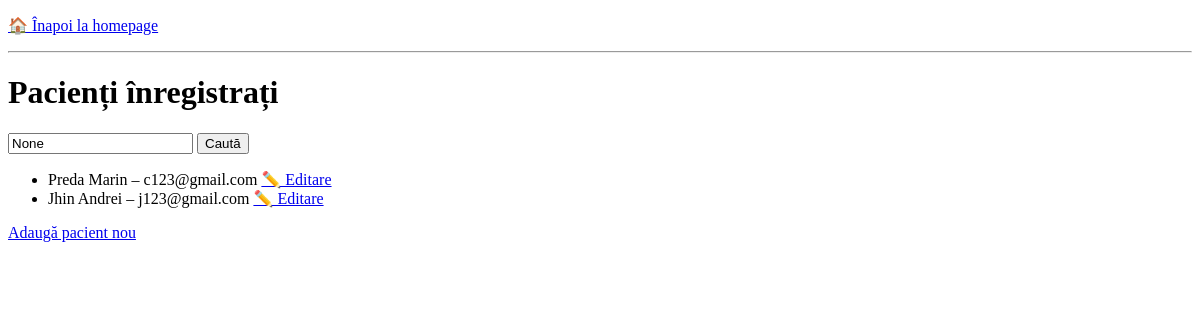
The page /pacienti/lista/ on the database as committed earlier.
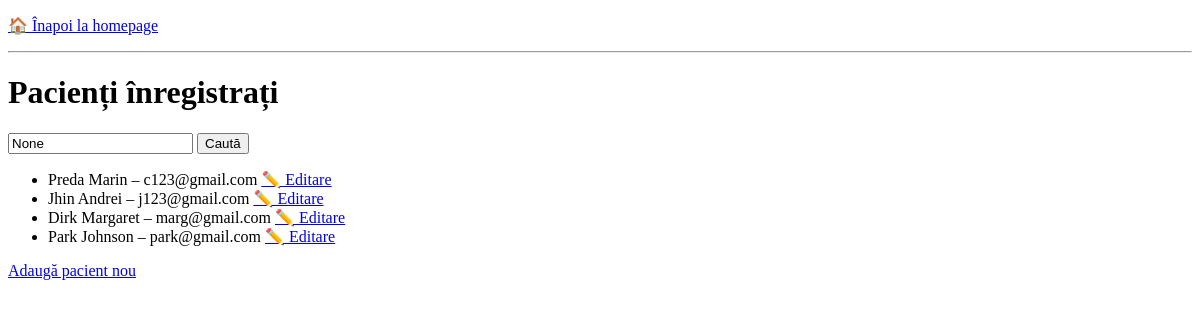
The same page on the database as committed later.
### pacienti/models.py (models this page shows, shortened)
class Pacient(models.Model):
    SEX_OPTIUNI = [('M', 'Masculin'), ('F', 'Feminin')]
    nume = models.CharField(max_length=100)
    prenume = models.CharField(max_length=100)
    data_nasterii = models.DateField()
    sex = models.CharField(max_length=1, choices=SEX_OPTIUNI)
    email = models.EmailField(blank=True, null=True)
    telefon = models.CharField(max_length=20, blank=True, null=True)
    class Meta:
        verbose_name = "Pacient"
        verbose_name_plural = "Pacienți"

### pacienti/views.py (the view)
# urls.py: path('lista/', views.lista_pacienti, name='lista_pacienti'),
def lista_pacienti(request):
    query = request.GET.get('q')
    if query:
        pacienti = Pacient.objects.filter(
            models.Q(nume__icontains=query) | models.Q(prenume__icontains=query)
        )
    else:
        pacienti = Pacient.objects.all()
    return render(request, 'pacienti/lista_pacienti.html', {'pacienti': pacienti, 'query': query})

### pacienti/templates/pacienti/lista_pacienti.html (shortened to what this page needs)
{% extends 'back.html' %}
{% block content %}
<h1>Pacienți înregistrați</h1>
<form method="get">
    <input type="text" name="q" placeholder="Caută după nume sau prenume" value="{{ query }}">
    <button type="submit">Caută</button>
</form>
{% if pacienti %}
    <ul>
        {% for pacient in pacienti %}
            <li>
                {{ pacient.nume }} {{ pacient.prenume }} – {{ pacient.email }}
                <a href="{% url 'editeaza_pacient' pacient.id %}">✏️ Editare</a>
            </li>
        {% endfor %}
    </ul>
{% else %}
    <p>Nu există pacienți care să corespundă căutării.</p>
{% endif %}
<a href="{% url 'adauga_pacient' %}">Adaugă pacient nou</a>
{% endblock %}

Rows that differ between the two databases and show on the page:
added Pacient: nume "Dirk", prenume "Margaret", email "marg@gmail.com"
added Pacient: nume "Park", prenume "Johnson", email "park@gmail.com"
